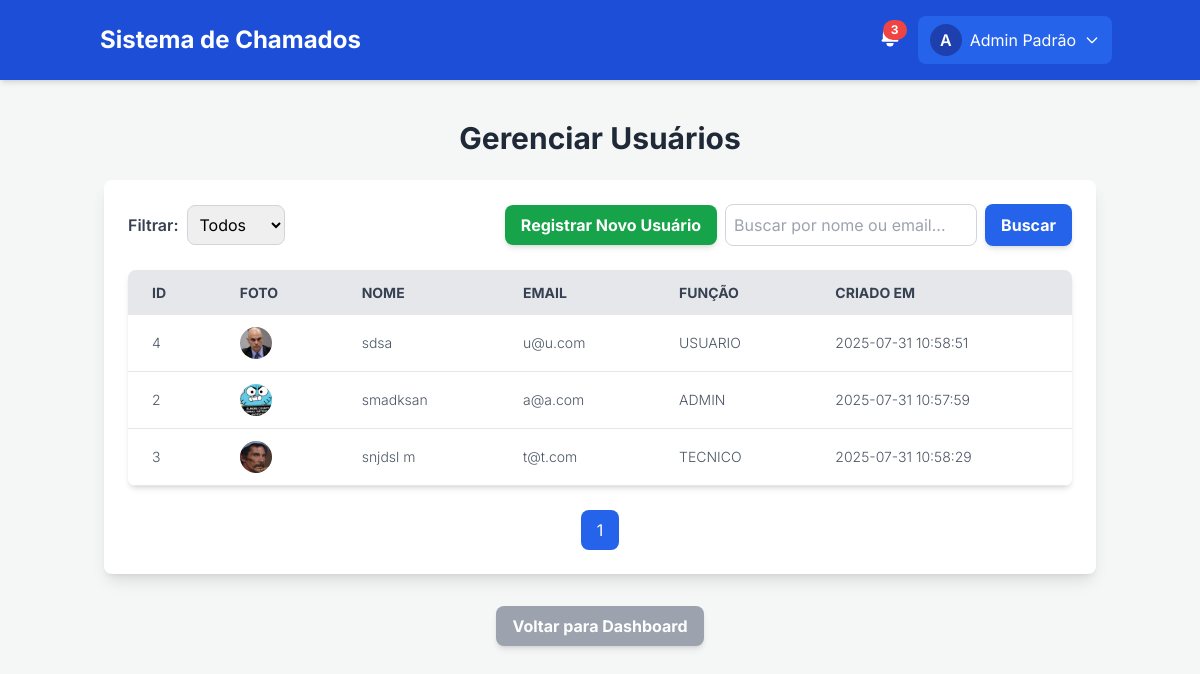
Page /manage_users (signed in) on the committed database.
### tables this page shows
CREATE TABLE users (
            id INTEGER PRIMARY KEY AUTOINCREMENT,
            name TEXT NOT NULL,
            email TEXT UNIQUE NOT NULL,
            password_hash TEXT NOT NULL,
            role TEXT NOT NULL CHECK(role IN ('ADMIN', 'USUARIO', 'TECNICO')),
            is_primary_admin INTEGER DEFAULT 0, -- 1 para ADM principal, 0 para outros
            created_at TEXT NOT NULL DEFAULT (strftime('%Y-%m-%d %H:%M:%S', 'now')), -- Data de criação do usuário
            profile_image TEXT -- Nova coluna para o caminho da imagem de perfil
        );

### app.py (the view)
@app.route('/manage_users')
def manage_users():
    if 'user_id' not in session or session['user_role'] != 'ADMIN':
        flash('Acesso negado. Apenas administradores podem gerenciar usuários.', 'danger')
        return redirect(url_for('login'))
    page = request.args.get('page', 1, type=int)
    search_query = request.args.get('search', '').strip()
    role_filter = request.args.get('role_filter', '').strip() # NOVO: Obtém o filtro de função
    offset = (page - 1) * USERS_PER_PAGE
    conn = get_db_connection()
    base_query = "SELECT id, name, email, role, created_at, is_primary_admin, profile_image FROM users WHERE is_primary_admin != 1 AND id != ?"
    count_query = "SELECT COUNT(*) FROM users WHERE is_primary_admin != 1 AND id != ?"
    query_params = [session['user_id']] # Exclui o próprio usuário logado
    if role_filter:
        base_query += " AND role = ?"
        count_query += " AND role = ?"
        query_params.append(role_filter)
    if search_query:
        base_query += " AND (name LIKE ? OR email LIKE ?)"
        count_query += " AND (name LIKE ? OR email LIKE ?)"
        query_params.extend([f"%{search_query}%", f"%{search_query}%"])
    base_query += " ORDER BY name LIMIT ? OFFSET ?"
    query_params.extend([USERS_PER_PAGE, offset])
    users = conn.execute(base_query, tuple(query_params)).fetchall()
    count_query_params = [session['user_id']]
    if role_filter: # Inclui o filtro de função na contagem
        count_query_params.append(role_filter)
    if search_query:
        count_query_params.extend([f"%{search_query}%", f"%{search_query}%"])
    total_users = conn.execute(count_query, tuple(count_query_params)).fetchone()[0]
    conn.close()
    total_pages = (total_users + USERS_PER_PAGE - 1) // USERS_PER_PAGE
    return render_template('manage_users.html',
                           users=users,
                           page=page,
                           total_pages=total_pages,
                           search_query=search_query,
                           role_filter=role_filter) # NOVO: Passa o filtro de função para o template

### app.py (called while the page is built)
def get_db_connection():
    conn = sqlite3.connect(DATABASE)
    conn.row_factory = sqlite3.Row  # Permite acessar colunas como dicionário
    return conn

### templates/manage_users.html (shortened to what this page needs)
{% extends 'base.html' %}
{% block content %}
<div class="container mx-auto p-4">
    <h2 class="text-3xl font-bold text-center text-gray-800 mb-6">Gerenciar Usuários</h2>
    <div class="bg-white p-6 rounded-lg shadow-lg mb-8">
        <div class="flex flex-col md:flex-row justify-between items-center mb-6 gap-4">
            <div class="flex items-center gap-2 w-full md:w-auto">
                <label for="role_filter" class="text-gray-700 font-semibold">Filtrar:</label>
                <select id="role_filter" name="role_filter" class="p-2 border border-gray-300 rounded-lg focus:outline-none focus:ring-2 focus:ring-blue-500 flex-grow">
                    <option value="">Todos</option>
                </select>
            </div>
            <div class="flex flex-col sm:flex-row items-center gap-2 w-full md:w-auto">
                <a href="{{ url_for('register_user') }}" class="bg-green-600 hover:bg-green-700 text-white font-bold py-2 px-4 rounded-lg shadow-md transition duration-300 text-center w-full sm:w-auto">
                    Registrar Novo Usuário
                </a>
                <form id="search-form" action="{{ url_for('manage_users') }}" method="get" class="flex gap-2 w-full sm:w-auto">
                    <input type="text" name="search" placeholder="Buscar por nome ou email..."
                           class="flex-grow p-2 border border-gray-300 rounded-lg focus:outline-none focus:ring-2 focus:ring-blue-500"
                           value="{{ search_query if search_query }}">
                    <button type="submit" class="bg-blue-600 hover:bg-blue-700 text-white font-bold py-2 px-4 rounded-lg shadow-md transition duration-300">
                        Buscar
                    </button>
                </form>
            </div>
        </div>
        {% if users %}
        <div class="overflow-x-auto rounded-lg shadow-md">
            <table class="min-w-full bg-white">
                <thead class="bg-gray-200 text-gray-700 uppercase text-sm leading-normal">
                    <tr>
                        <th class="py-3 px-6 text-left">ID</th>
                        <th class="py-3 px-6 text-left">Foto</th>
                        <th class="py-3 px-6 text-left">Nome</th>
                        <th class="py-3 px-6 text-left">Email</th>
                        <th class="py-3 px-6 text-left">Função</th>
                        <th class="py-3 px-6 text-left">Criado Em</th>
                    </tr>
                </thead>
                <tbody class="text-gray-600 text-sm font-light">
                    {% for user in users %}
                    <tr class="border-b border-gray-200 hover:bg-gray-100 cursor-pointer"
                        onclick="window.location.href='{{ url_for('user_details', user_id=user.id) }}'">
                        <td class="py-3 px-6 text-left whitespace-nowrap">{{ user.id }}</td>
                        <td class="py-3 px-6 text-left">
                            {% if user.profile_image %}
                                <img src="{{ user.profile_image }}" alt="Foto" class="w-8 h-8 rounded-full object-cover">
                            {% else %}
                                <div class="w-8 h-8 rounded-full bg-gray-300 flex items-center justify-center text-gray-600 font-semibold text-xs">
                                    {{ user.name[0]|upper }}
                                </div>
                            {% endif %}
                        </td>
                        <td class="py-3 px-6 text-left">{{ user.name }}</td>
                        <td class="py-3 px-6 text-left">{{ user.email }}</td>
                        <td class="py-3 px-6 text-left">{{ user.role }}</td>
                        <td class="py-3 px-6 text-left">{{ user.created_at }}</td>
                    </tr>
                    {% endfor %}
                </tbody>
            </table>
        </div>
        <div class="flex justify-center mt-6 space-x-2">
            {% for p in range(1, total_pages + 1) %}
                <a href="{{ url_for('manage_users', page=p, search=search_query, role_filter=role_filter) }}" class="px-4 py-2 rounded-lg {% if p == page %}bg-blue-600 text-white{% else %}bg-gray-300 text-gray-800 hover:bg-gray-400{% endif %} transition duration-200">{{ p }}</a>
            {% endfor %}
        </div>
        {% else %}
        <p class="text-center text-gray-500 mt-8">Nenhum usuário encontrado. <a href="{{ url_for('register_user') }}" class="text-blue-600 hover:underline">Que tal registrar um novo?</a></p>
        {% endif %}
    </div>
    <div class="flex justify-center mt-8">
        <a href="{{ url_for('dashboard') }}" class="bg-gray-400 hover:bg-gray-500 text-white font-bold py-2 px-4 rounded-lg shadow-md transition duration-300">
            Voltar para Dashboard
        </a>
    </div>
</div>
{% endblock %}

### templates/base.html (shortened to what this page needs)
<!DOCTYPE html>
<html lang="pt-br">
<head>
    <script src="https://cdn.tailwindcss.com"></script>
</head>
<body>
    <nav class="bg-blue-700 p-4 shadow-md">
        <div class="container mx-auto flex justify-between items-center">
            <a href="{{ url_for('dashboard') }}" class="text-white text-2xl font-bold rounded-lg px-3 py-1 hover:bg-blue-600 transition duration-300">Sistema de Chamados</a>
            <div class="flex items-center space-x-4">
                {% if session.get('user_id') %}
                <div class="relative">
                    <button id="notification-bell" class="text-white focus:outline-none relative">
                        <span id="notification-badge" class="notification-badge hidden">0</span>
                    </button>
                </div>
                <div class="profile-dropdown">
                    <button class="flex items-center text-white focus:outline-none bg-blue-600 hover:bg-blue-800 rounded-lg px-3 py-2 transition duration-300">
                        {% if session.get('profile_image') %}
                            <img src="{{ session['profile_image'] }}" alt="Perfil" class="w-8 h-8 rounded-full mr-2 object-cover">
                        {% else %}
                            <div class="w-8 h-8 rounded-full bg-blue-800 flex items-center justify-center text-white font-semibold mr-2">
                                {{ session['user_name'][0]|upper }}
                            </div>
                        {% endif %}
                        {{ session['user_name'] }}
                        <svg class="w-4 h-4 ml-2" fill="none" stroke="currentColor" viewBox="0 0 24 24" xmlns="http://www.w3.org/2000/svg"><path stroke-linecap="round" stroke-linejoin="round" stroke-width="2" d="M19 9l-7 7-7-7"></path></svg>
                    </button>
                </div>
                {% else %}
                {% if request.endpoint != 'login' %}
                    <a href="{{ url_for('login') }}" class="bg-blue-600 hover:bg-blue-800 text-white font-bold py-2 px-4 rounded-lg shadow-md transition duration-300">Login</a>
                {% endif %}
                {% endif %}
            </div>
        </div>
    </nav>
    <main class="py-6">
        {% block content %}{% endblock %}
    </main>
</body>
</html>

### templates/base.html (style rules this page uses)
body { font-family: 'Inter', sans-serif; background-color: #f4f7f6; }
.profile-dropdown { position: relative; display: inline-block; }
.notification-badge { position: absolute; top: -5px; right: -5px; background-color: #ef4444; color: white; border-radius: 9999px; padding: 0.25rem 0.5rem; font-size: 0.75rem; font-weight: bold; line-height: 1; min-width: 1.5rem; text-align: center; display: flex; align-items: center; justify-content: center; }

### rows in the picture
users: id "4", profile_image (picture), name "sdsa", email "u@u.com", role "USUARIO", created_at "2025-07-31 10:58:51"
users: id "2", profile_image (picture), name "smadksan", email "a@a.com", role "ADMIN", created_at "2025-07-31 10:57:59"
users: id "3", profile_image (picture), name "snjdsl m", email "t@t.com", role "TECNICO", created_at "2025-07-31 10:58:29"

### other values in the picture
{{ session['user_name'][0]|upper }} "A"
{{ session['user_name'] }} "Admin Padrão"
{{ p }} "1"
